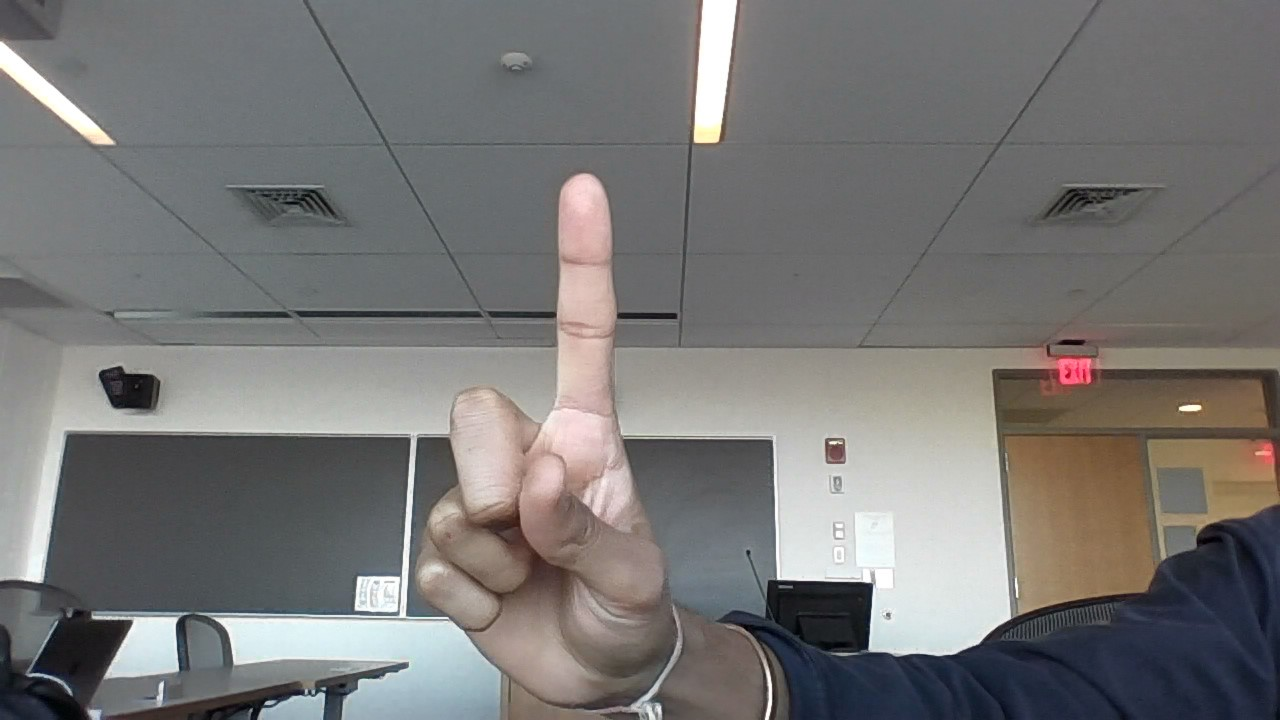
#> input picture 1.jpg, 1280 x 720 px, given in place of the camera
$ jupyter execute Homework2Notebook.ipynb
#> lines starting #> are read from the running program, lines starting #| are printed output that depends on the picture; after the words box and inside, x2 and y2 are one past the last pixel; in counts of white or black regions, pixels touching at a corner belong together
#> in main, frame is the input picture: shape (720, 1280, 3); mean B, G, R 117.1, 118.1, 119.3
[cell 1]
'''
CS585_Homework2
CS585 Image and Video Computing

Team Members: Shasta Narayanan, Sungjun Park
'''
import cv2
import sys
import numpy as np

[cell 2]
#Contour and Convex Hull

[cell 3]
class HandGestureRecognition:
    def __init__(self):
        pass

    def process_frame(self, frame):
        # Convert to HSV color space for skin detection
        hsv = cv2.cvtColor(frame, cv2.COLOR_BGR2HSV)
#> hsv: shape (720, 1280, 3); mean H, S, V 65.5, 26.7, 124
        lower_skin = np.array([0, 48, 80], dtype=np.uint8)
        upper_skin = np.array([20, 255, 255], dtype=np.uint8)
        mask = cv2.inRange(hsv, lower_skin, upper_skin)
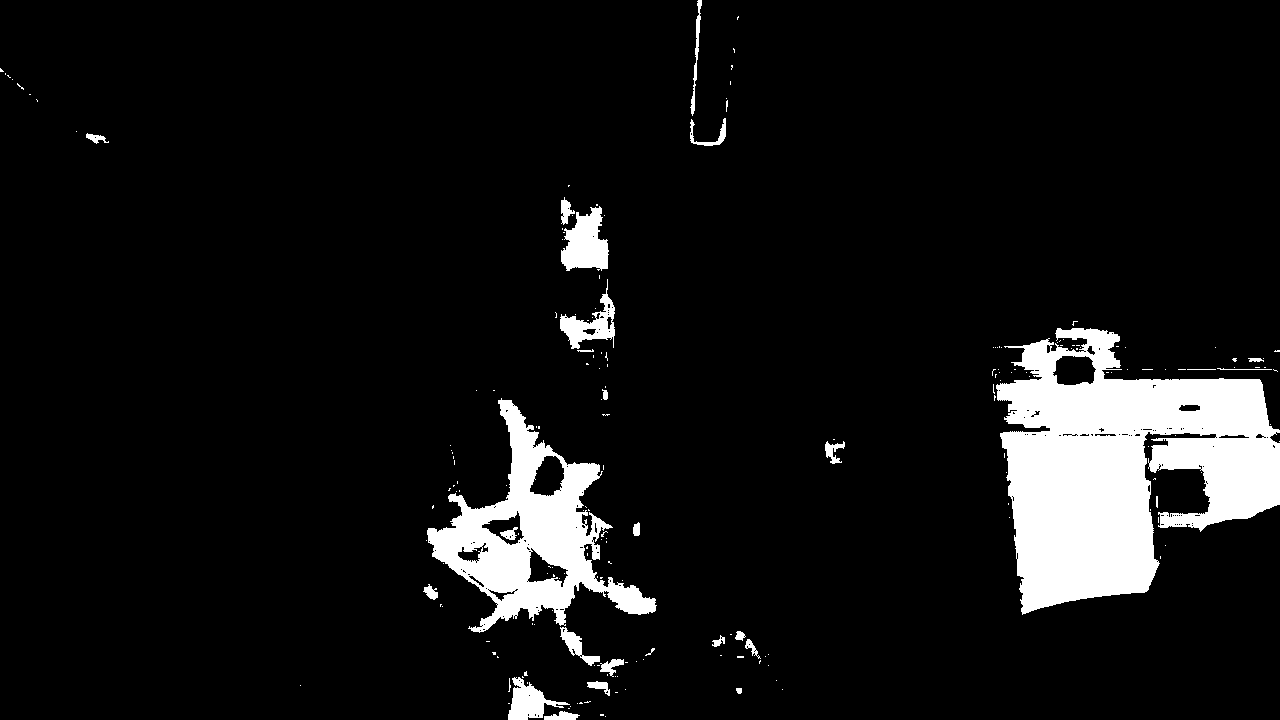
#> mask: shape (720, 1280); 8% white; 200 white regions (172 under 20 px), largest, box (x1, y1, x2, y2) and area: (996, 328, 1280, 615) 47607, (427, 398, 657, 633) 18192, (561, 206, 609, 271) 2053

        # Improved Morphological Operations
        kernel = np.ones((3, 3), np.uint8)
        mask = cv2.erode(mask, kernel, iterations=2)
#> mask: shape (720, 1280); 6.2% white; 38 white regions (23 under 20 px), largest, box (x1, y1, x2, y2) and area: (999, 330, 1280, 611) 41306, (429, 402, 604, 626) 12191, (563, 210, 606, 267) 1489
        mask = cv2.dilate(mask, kernel, iterations=4)
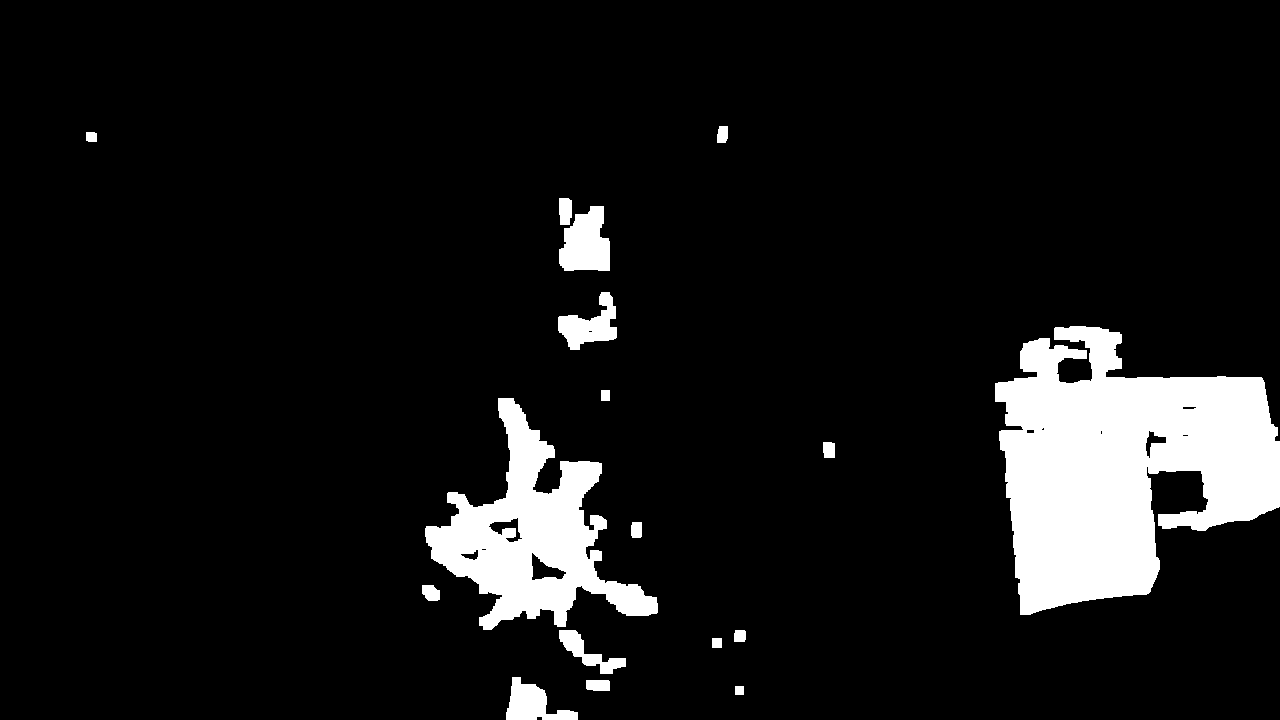
#> mask: shape (720, 1280); 8.8% white; 17 white regions
        mask = cv2.GaussianBlur(mask, (5, 5), 100)

        # Find contours
        contours, _ = cv2.findContours(mask, cv2.RETR_TREE, cv2.CHAIN_APPROX_SIMPLE)
#> contours = 24 contours, 2 with area under 20; largest, box (x1, y1, x2, y2) and area: (993, 324, 1280, 617) 56842, (423, 396, 660, 676) 25640, (557, 196, 612, 273) 3305, (556, 290, 619, 352) 2172, (1152, 472, 1206, 513) 1848
        if contours:
            contours = [cnt for cnt in contours if cv2.contourArea(cnt) > 5000]
#> contours = 2 contours; box (x1, y1, x2, y2) and area: (993, 324, 1280, 617) 56842, (423, 396, 660, 676) 25640
            if contours:
                max_contour = max(contours, key=cv2.contourArea)
#> max_contour = contour of 271 points, box (x1, y1, x2, y2) (993, 324, 1280, 617), area 56842
                epsilon = 0.0005 * cv2.arcLength(max_contour, True)
#> epsilon = 0.604
                approx = cv2.approxPolyDP(max_contour, epsilon, True)
#> approx = contour of 182 points, box (x1, y1, x2, y2) (993, 324, 1280, 617), area 56861

                cv2.drawContours(frame, [max_contour], -1, (0, 255, 0), 2)
                cv2.drawContours(frame, [approx], -1, (255, 0, 0), 3)

                hull = cv2.convexHull(max_contour, returnPoints=False)
#> hull = 21 values, max 270 at index 0, min 0 at index 20, mean 132.7
                if hull is not None and len(hull) > 3:
                    defects = cv2.convexityDefects(max_contour, hull)
#> defects = 17 rows, first 6: [0, 3, 1, 477], [3, 13, 6, 2290], [13, 34, 23, 7781], [35, 47, 37, 2775], [47, 49, 48, 226], [49, 73, 55, 1257]
                    if defects is not None:
                        self.classify_gesture(defects, frame, max_contour)

        return frame

    def classify_gesture(self, defects, frame, contour):
        count_defects = 0
        for i in range(defects.shape[0]):
            s, e, f, _ = defects[i][0]
            start = tuple(contour[s][0])
            end = tuple(contour[e][0])
            far = tuple(contour[f][0])

            a = np.sqrt((end[0] - start[0]) ** 2 + (end[1] - start[1]) ** 2)
            b = np.sqrt((far[0] - start[0]) ** 2 + (far[1] - start[1]) ** 2)
            c = np.sqrt((end[0] - far[0]) ** 2 + (end[1] - far[1]) ** 2)
            angle = np.arccos((b ** 2 + c ** 2 - a ** 2) / (2 * b * c)) * (180 / np.pi)

            if angle <= 90:
                count_defects += 1
#> this loop made 17 passes
#> (s, e, f, start, end, far, a, b) on passes 1 to 6: (0, 3, 1, (1068, 324), (1053, 325), (1066, 326), 15.03, 2.83), (3, 13, 6, (1053, 325), (1021, 341), (1051, 336), 35.78, 11.18), (13, 34, 23, (1021, 341), (993, 381), (1035, 374), 48.83, 35.85), (35, 47, 37, (993, 403), (997, 442), (1004, 404), 39.2, 11.05), (47, 49, 48, (997, 442), (998, 451), (998, 443), 9.06, 1.41), (49, 73, 55, (998, 451), (1013, 579), (1004, 460), 128.9, 10.82)
#> after the loop, count_defects = 3

        if count_defects == 0:
            cv2.putText(frame, "Closed Fist", (50, 50), cv2.FONT_HERSHEY_SIMPLEX, 1, (255, 0, 0), 2)
        elif count_defects == 1:
            cv2.putText(frame, "Peace sign", (50, 50), cv2.FONT_HERSHEY_SIMPLEX, 1, (255, 0, 0), 2)
        elif count_defects == 2:
            cv2.putText(frame, "Rock Star sign", (50, 50), cv2.FONT_HERSHEY_SIMPLEX, 1, (255, 0, 0), 2)
        elif count_defects == 3:
            cv2.putText(frame, "Okay sign", (50, 50), cv2.FONT_HERSHEY_SIMPLEX, 1, (255, 0, 0), 2)
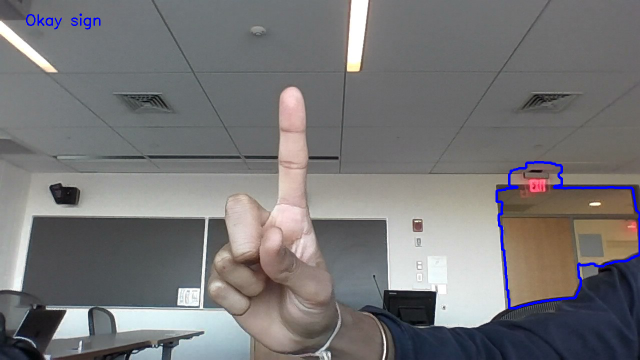
#> frame: shape (720, 1280, 3) (shown at 1/2 size); mean B, G, R 118.3, 117.4, 118.6
        elif count_defects >= 4:
            cv2.putText(frame, "Open Fist", (50, 50), cv2.FONT_HERSHEY_SIMPLEX, 1, (255, 0, 0), 2)

def main():
    cap = cv2.VideoCapture(0)
    hand_gesture_recognition = HandGestureRecognition()

    while True:
        ret, frame = cap.read()
        if not ret:
            break

        frame = hand_gesture_recognition.process_frame(frame)
        cv2.imshow('Hand Gesture Recognition using Convex Hull', frame)

        if cv2.waitKey(1) & 0xFF == ord('q'):
#> (key q is pressed here)
            break

    cap.release()
    cv2.destroyAllWindows()

if __name__ == "__main__":
    main()

[cell 4]
#Just template matching

[cell 5]
import cv2
import numpy as np

class HandGestureRecognitionWithTemplateMatching:
    def __init__(self):
        self.template_images = {}

    def capture_templates(self):
        cap = cv2.VideoCapture(0)
        gesture_names = ["closed_fist", "open_fist", "okay_sign", "peace_sign", "rockstar_sign"]
        x, y, w, h = 100, 100, 200, 200  # Define the coordinates and size of the box

        for gesture_name in gesture_names:
            print(f"Show {gesture_name.replace('_', ' ')} gesture to capture template image.")
            while True:
                ret, frame = cap.read()
                if not ret:
                    print("Failed to capture frame.")
                    break

                # Draw the rectangle on the frame
                cv2.rectangle(frame, (x, y), (x + w, y + h), (0, 255, 0), 2)

                # Display message on the frame
                cv2.putText(frame, f"Capture {gesture_name.replace('_', ' ')}", (50, 50), cv2.FONT_HERSHEY_SIMPLEX, 1, (0, 255, 0), 2)

                cv2.imshow('Hand Gesture Recognition', frame)

                if cv2.waitKey(1) & 0xFF == ord('c'):  # Press 'c' to capture template
                    # Extract the region of interest (ROI)
                    roi = frame[y:y+h, x:x+w]

                    # Store the template image
                    self.template_images[gesture_name] = roi.copy()
                    print(f"{gesture_name.replace('_', ' ')} template captured.")
                    break

                if cv2.waitKey(1) & 0xFF == ord('q'):
                    break
#> this loop made 1 pass
#> pass 1, in capture_templates, `cv2.imshow('Hand Gesture Recognition', frame)`:
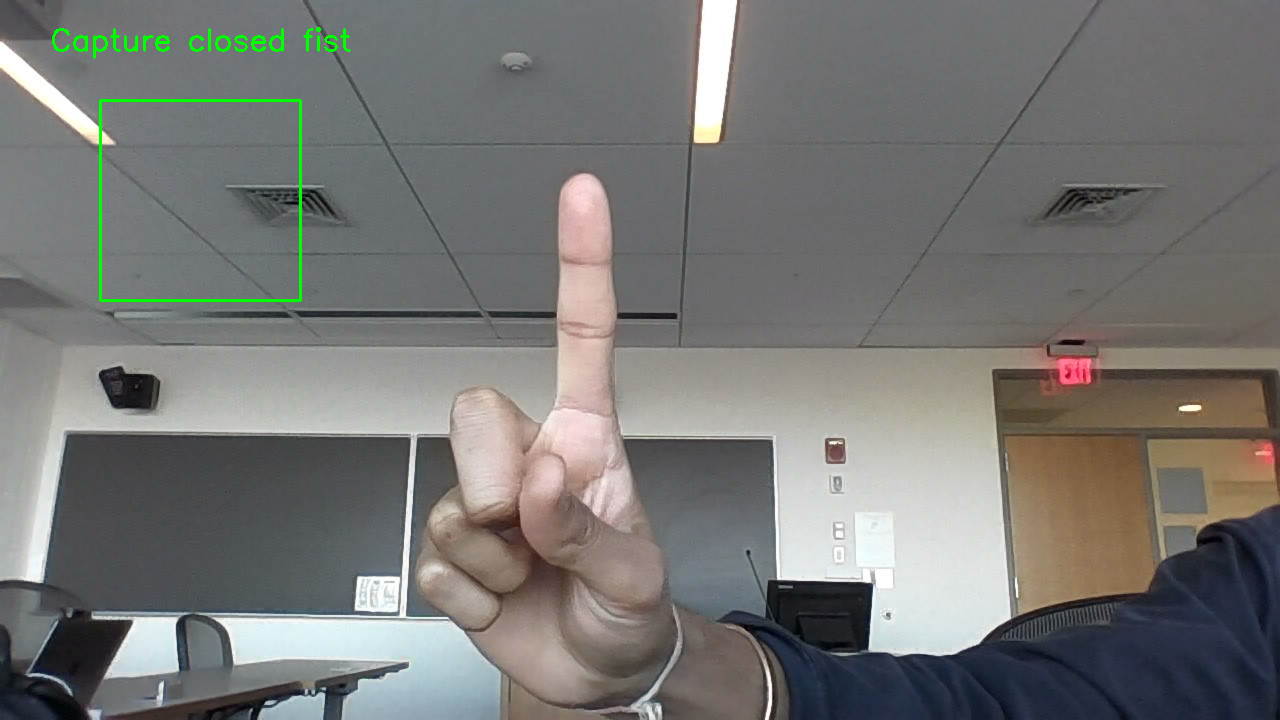
#> window 'Hand Gesture Recognition': shape (720, 1280, 3); mean B, G, R 116.5, 118.7, 118.8

        cap.release()
        cv2.destroyAllWindows()

        # Save template images
        for gesture_name, image in self.template_images.items():
            cv2.imwrite(f"{gesture_name}_template.jpg", image)

    # [25 lines left out: function process_frame, not called in this run]

def main():
    # Create instance of HandGestureRecognitionWithTemplateMatching
    hand_gesture_recognition = HandGestureRecognitionWithTemplateMatching()

    # Capture template images
    hand_gesture_recognition.capture_templates()

    # Run hand gesture recognition with template matching
    cap = cv2.VideoCapture(0)

    while True:
        ret, frame = cap.read()
        if not ret:
            break

        frame = hand_gesture_recognition.process_frame(frame)
        cv2.imshow('Hand Gesture Recognition with Template Matching', frame)

        if cv2.waitKey(1) & 0xFF == ord('q'):
            break

    cap.release()
    cv2.destroyAllWindows


if __name__ == "__main__":
    main()

$ run again, on 4.jpg
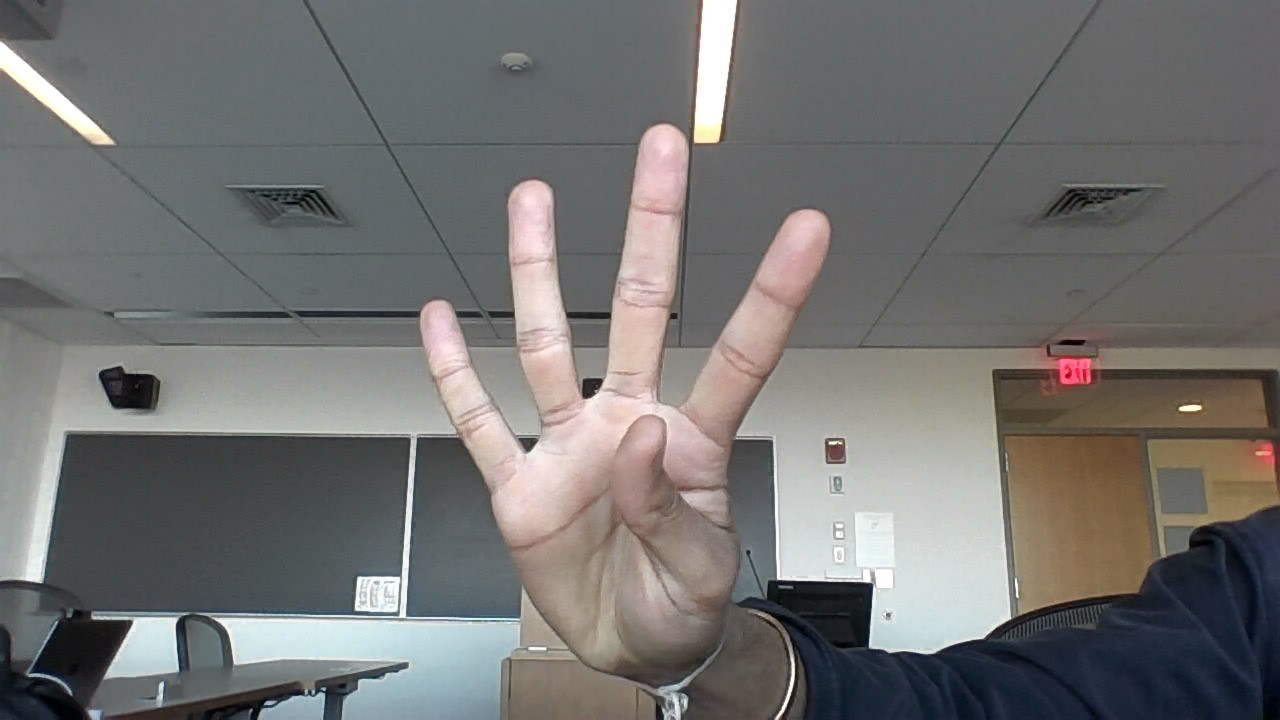
#> input picture 4.jpg, 1280 x 720 px, given in place of the camera
#> in main, frame is the input picture: shape (720, 1280, 3); mean B, G, R 113.3, 114.4, 115.3
#> hsv: shape (720, 1280, 3); mean H, S, V 66.9, 30.7, 120.8
#> in process_frame, `mask = cv2.dilate(mask, kernel, iterations=4)`:
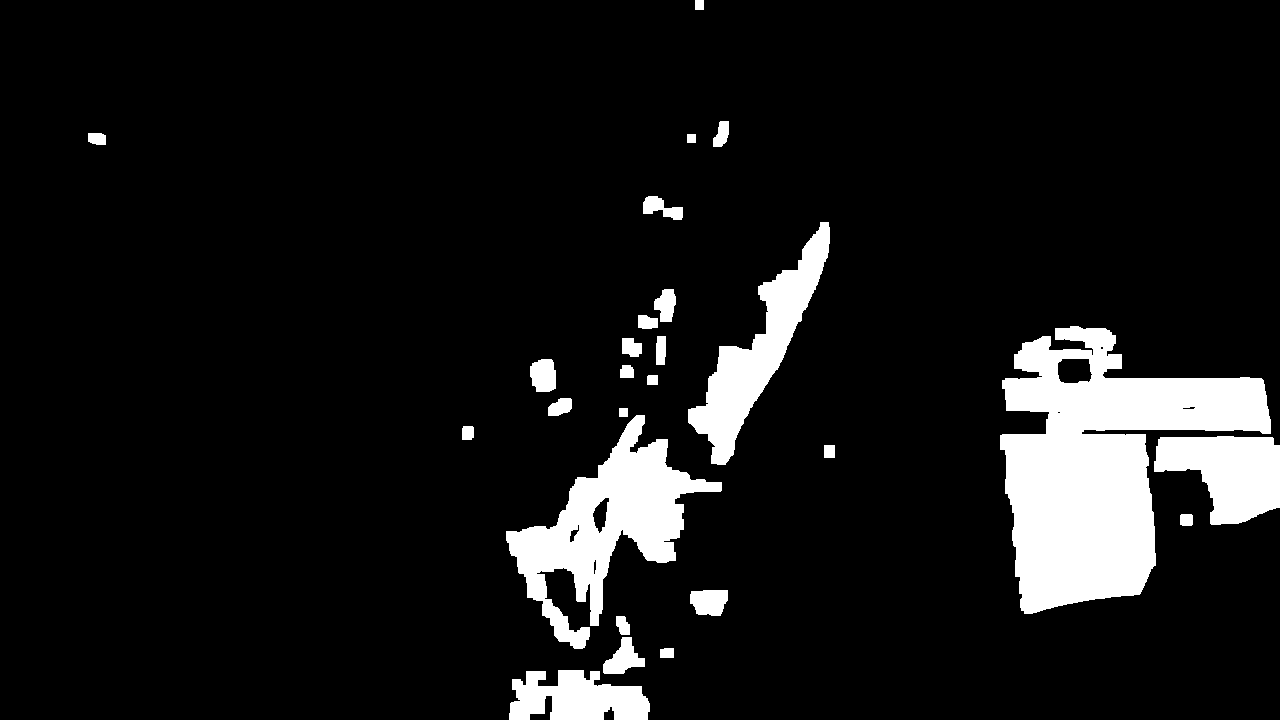
#> mask: shape (720, 1280); 9.3% white; 26 white regions
#> in process_frame, `contours, _ = cv2.findContours(mask, cv2.RETR_TREE, cv2.CHAIN_APPROX_S..`: contours = 27 contours, 2 with area under 20; largest, box (x1, y1, x2, y2) and area: (998, 324, 1280, 616) 51466, (504, 406, 724, 651) 21044, (686, 220, 832, 467) 11185, (507, 614, 652, 720) 7218, (546, 570, 589, 629) 1286
#> in process_frame, `contours = [cnt for cnt in contours if cv2.contourArea(cnt) > 5000]`: contours = 4 contours; box (x1, y1, x2, y2) and area: (998, 324, 1280, 616) 51466, (504, 406, 724, 651) 21044, (686, 220, 832, 467) 11185, (507, 614, 652, 720) 7218
#> max_contour = contour of 325 points, box (x1, y1, x2, y2) (998, 324, 1280, 616), area 51466
#> epsilon = 0.845
#> approx = contour of 143 points, box (x1, y1, x2, y2) (998, 324, 1280, 616), area 51492
#> hull = 21 values, max 324 at index 0, min 0 at index 20, mean 139.9
#> defects = 16 rows, first 6: [0, 3, 2, 474], [3, 16, 5, 1758], [16, 24, 17, 903], [24, 39, 32, 8171], [39, 57, 50, 12122], [58, 65, 62, 1353]
#> the loop in classify_gesture, `for i in range(defects.shape[0]):` made 16 passes
#> (s, e, f, start, end, far, a, b) on passes 1 to 7: (0, 3, 2, (1068, 324), (1053, 326), (1067, 326), 15.13, 2.24), (3, 16, 5, (1053, 326), (1020, 341), (1052, 334), 36.25, 8.06), (16, 24, 17, (1020, 341), (1012, 352), (1020, 347), 13.6, 6), (24, 39, 32, (1012, 352), (1000, 378), (1037, 374), 28.64, 33.3), (39, 57, 50, (1000, 378), (998, 433), (1046, 416), 55.04, 59.67), (58, 65, 62, (998, 451), (1003, 495), (1004, 457), 44.28, 8.49), (65, 88, 75, (1003, 495), (1013, 578), (1012, 515), 83.6, 21.93)
#> after the loop in classify_gesture, `for i in range(defects.shape[0]):`: count_defects = 4
#> the loop in capture_templates, `for gesture_name in gesture_names:` made 1 pass
#> pass 1, in capture_templates, `cv2.imshow('Hand Gesture Recognition', frame)`:
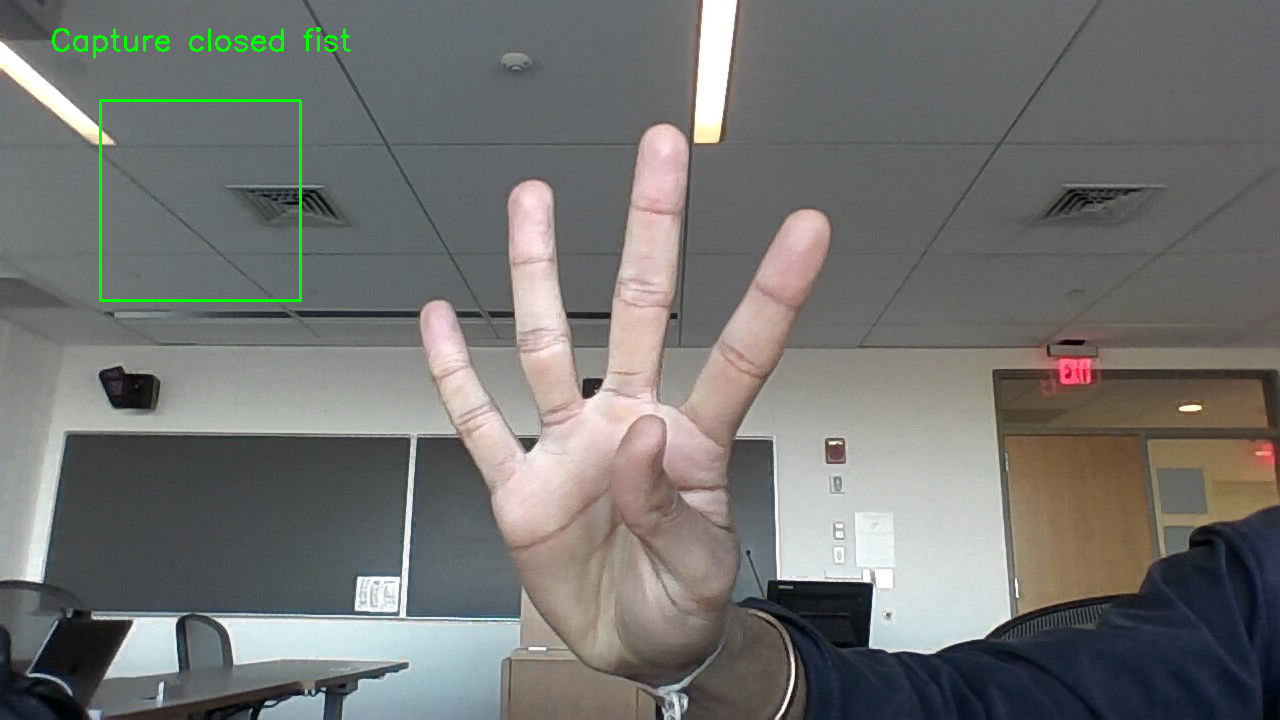
#> window 'Hand Gesture Recognition': shape (720, 1280, 3); mean B, G, R 112.8, 115.1, 114.8
